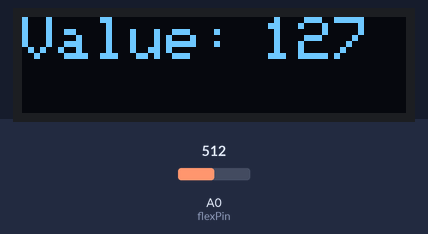
A sketch run on a simulated Arduino Uno, built with avr-gcc and run on an emulated ATmega328P. Parts: 128×32 one-colour display. Inputs (shaded band) come from the test bench; at power-on: A0 (flexPin) = 512.

Above: at 1.2 s.
1.3 s: A0 (flexPin) set to 528
At 2.6 s:
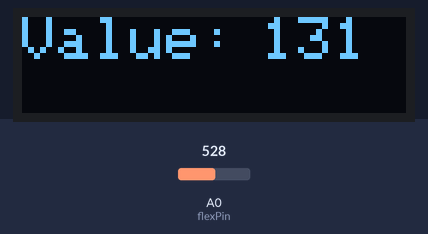
2.9 s: A0 (flexPin) set to 716
At 3.9 s:
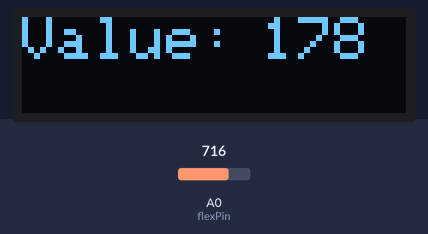
4.5 s: A0 (flexPin) set to 900
At 5.2 s:
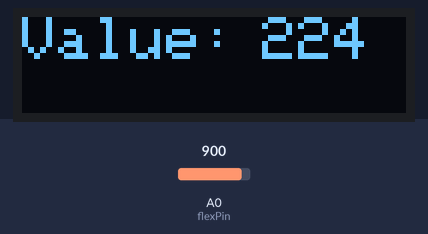
Timing chart, 0 to 7.5 s (numbered marks = the images above; inputs shaded):
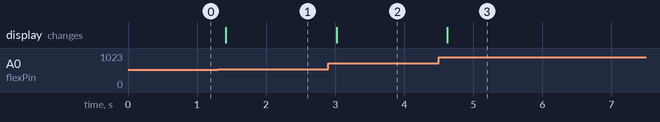

The sketch:

flex_sensor_code.ino
```cpp
/* Craft @ Large Challenge 3
*/

#include <SPI.h>
#include <Wire.h>
#include <Adafruit_GFX.h>
#include <Adafruit_SSD1306.h>

#define SCREEN_WIDTH 128 // OLED display width, in pixels
#define SCREEN_HEIGHT 32 // OLED display height, in pixels

// Declaration for an SSD1306 display connected to I2C (SDA, SCL pins)
#define OLED_RESET     4 // Reset pin # (or -1 if sharing Arduino reset pin)
Adafruit_SSD1306 display(SCREEN_WIDTH, SCREEN_HEIGHT, &Wire, OLED_RESET);

#define NUMFLAKES     10 // Number of snowflakes in the animation example

#define LOGO_HEIGHT   16
#define LOGO_WIDTH    16
static const unsigned char PROGMEM logo_bmp[] =
{ B00000000, B11000000,
  B00000001, B11000000,
  B00000001, B11000000,
  B00000011, B11100000,
  B11110011, B11100000,
  B11111110, B11111000,
  B01111110, B11111111,
  B00110011, B10011111,
  B00011111, B11111100,
  B00001101, B01110000,
  B00011011, B10100000,
  B00111111, B11100000,
  B00111111, B11110000,
  B01111100, B11110000,
  B01110000, B01110000,
  B00000000, B00110000 };

int flexPin = A0;
int flexValue = 0;
int flexValueMapped = 0;

void setup() {
  Serial.begin(9600);

  // SSD1306_SWITCHCAPVCC = generate display voltage from 3.3V internally
  if(!display.begin(SSD1306_SWITCHCAPVCC, 0x3C)) { // Address 0x3C for 128x32
    Serial.println(F("SSD1306 allocation failed"));
    for(;;); // Don't proceed, loop forever
  }
}

void loop() {

  // clear display
  display.clearDisplay();

  // read flex sensor value
  flexValue = analogRead(flexPin);

  // map flex sensor value to range 0-255, change if needed
  flexValueMapped = map(flexValue, 0, 1023, 0, 255);

  // display mapped flex sensor value
  display.setTextSize(2); // Draw 2X-scale text
  display.setTextColor(WHITE);
  display.setCursor(0, 0);
  display.print(F("Value: "));
  display.setCursor(80, 0);
  display.print(flexValueMapped);
  display.display();      // Show initial text

  // delay to allow the user time to see the numbers
  delay(100);
}
```

Measured:
- the behaviour switches between 513 and 514 on A0 (flexPin) (found by bisection; images 0 and 1)
- after the input at 1.3 s, the display: changes after 0.12 s (image 1)
- after the input at 2.9 s, the display: changes after 0.12 s (image 2)
- after the input at 4.5 s, the display: changes after 0.12 s (image 3)
